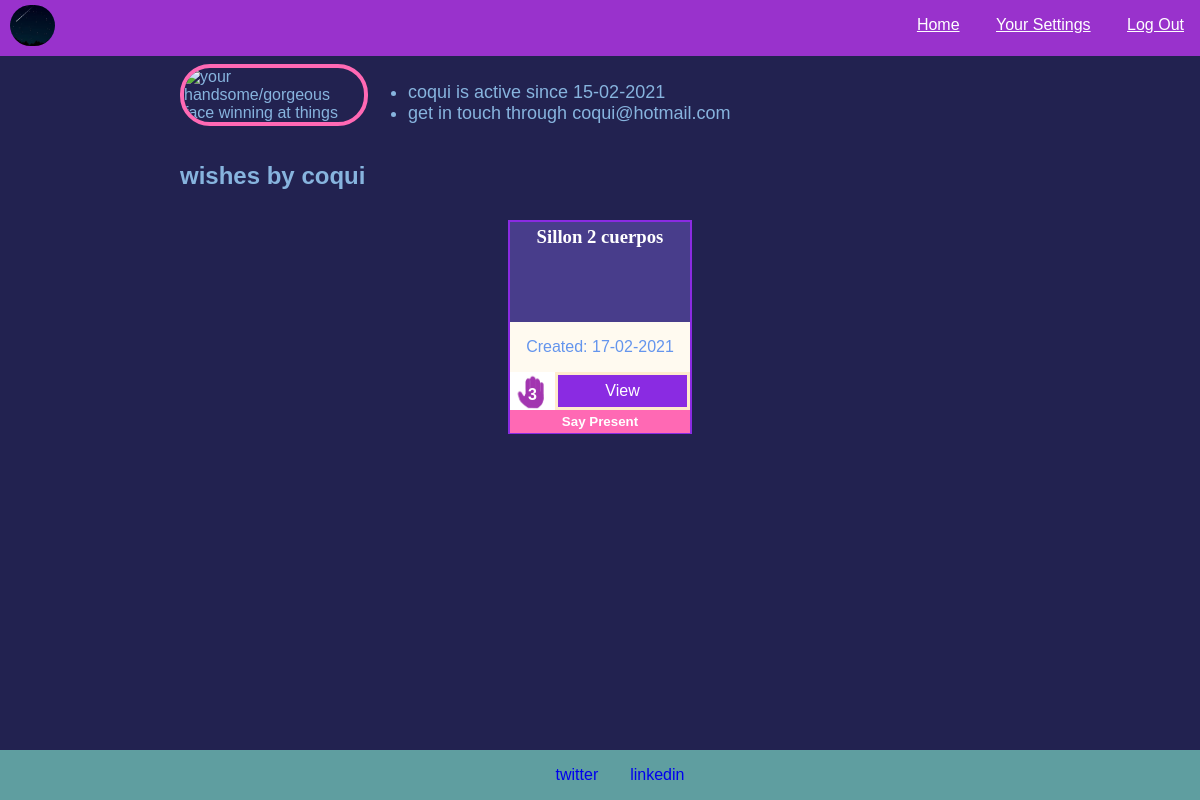
Screenshot of /user/12/wishes with the database file from the repository.
### app.py (models this page shows)
class User(db.Model):
    id = db.Column(db.Integer, primary_key=True)
    username = db.Column(db.String(20), nullable=False)
    password = db.Column(db.String(100), nullable=False)
    email = db.Column(db.String(40), nullable=False)
    active = db.Column(db.DateTime, default=datetime.now)
    products = db.relationship("Product", backref="user")

class Product(db.Model):
    id = db.Column(db.Integer, primary_key=True)
    name = db.Column(db.String(50), nullable=False)
    link = db.Column(db.Text, nullable=False)
    store = db.Column(db.String(5), nullable=False) # puede ser nullable esto?
    additional = db.Column(db.String(140))
    user_id = db.Column(db.Integer, db.ForeignKey("user.id"), nullable=False)
    created =  db.Column(db.DateTime, default=datetime.now)

### app.py (the view)
@app.route("/user/<int:id>/wishes", methods = ["GET", "POST"])
def view_user(id):
    if request.method == "POST":
        visitor = session["user_id"]
        card_id = request.form.get("card_id")
        print(f"This is the id of the present you postulated to: {card_id}")
        candidate = Candidate(
            product_id = card_id,
            candidate_id = visitor
        )
        db.session.add(candidate)
        db.session.commit()
        visitor_info =  User.query.filter_by(id=visitor).first()
        receptor_info = User.query.filter_by(id=id).first()
        print(receptor_info.email)
        bodymsg = f"You have a candidate for one of your wishes, {visitor_info.username}! \nYou can reach out at {visitor_info.email}. \nwishlist team"
        msg = Message("News for you!",
            sender='wishlist.app.arg@gmail.com',
            recipients=[f"{receptor_info.email}"])
        msg.body = bodymsg
        mail.send(msg)
        flash(f"You've postulated to the wish #{card_id}")
        return redirect("/")
    else:
        visited_user = User.query.get_or_404(id)
        print(f"Name of visited user: {visited_user.username}.\n * Visited_user products:\n{visited_user.products}")
        vu_cards = visited_user.products # does not filter checked-out products
        is_available = []
        for prod in vu_cards:
            checked = Checked.query.filter_by(product_id = prod.id).first()
            if checked==None:
                is_available.append(prod)
        cards_dict = {}
        for card in is_available:
            count = len(Candidate.query.filter_by(product_id=card.id).all())
            dk = str(card.id)
            cards_dict[dk] = count
        return render_template("viewuser.html", user=visited_user, counter=cards_dict, available=is_available)

### app.py (called while the page is built)
@app.template_filter()
def datetimeformat(date, format='%d-%m-%Y'):
    return date.strftime(format)

@app.after_request
def after_request(response):
    response.headers["Cache-Control"] = "no-cache, no-store, must-revalidate"
    response.headers["Expires"] = 0
    response.headers["Pragma"] = "no-cache"
    return response

### templates/viewuser.html (shortened to what this page needs)
{% extends 'base.html' %}
{% block main %}
<div class="feature">
  <div class="feature-img">
    <img src="/static/images/{{user.id}}.jpg" alt="your handsome/gorgeous face winning at things" class="profile-pic">
  </div>
  <div class="feature-text">
    <ul>
      <li>{{user.username}} is active since {{user.active|datetimeformat}}</li>
      <li>get in touch through {{user.email}}</li>
    </ul>
  </div>
</div>
<h2>wishes by {{user.username}}</h2>
{% if user.products|length>0 %}
  <div class="cards-container">
      {% for card in user.products %}
      {% if card in available %}
      <div class="visited-card">
        <h3 class="card-title">{{card.name}}</h3>
        <p>Created: {{card.created|datetimeformat}}</p>
        <div class="card-info-div">
          <div class="count-div">{{counter[(card.id)|string]}}</div>
          <button onclick="window.open('{{card.link}}','_blank');" class="view-btn" type="button">View</button>
        </div>
        <form action="{{url_for('view_user', id=user.id)}}" method="POST">
          <input type="submit" value="Say Present" class="card-submit-btn">
        </form>
      </div>
      {% endif %}
      {% endfor %}
  </div>
{% else %}
<p>No wishes here [:1]</p>
{% endif %}
{% endblock %}

### static/styles.css (style rules this page uses)
body, html { margin:0; height:100%; position:relative; }
.feature { display:flex; justify-items:space-between; }
.feature-text { font-size:large; }
.profile-pic { max-width:180px; border-radius:30px; border:4px solid hotpink; }
.cards-container { display:flex; flex-direction:row; justify-content:space-evenly; flex-wrap:wrap; }
.visited-card { position:relative; width:180px; height:210px; border:2px solid blueviolet; text-align:center; margin:10px 5px; }
.card-info-div { width:100%; position:relative; display:flex; }
.count-div { width: 25%; height:38px; display:inline-block; line-height:45px; color:white; font-weight: bold; background-image:url("../static/images/manocasera.png"); background-size:cover; }
.view-btn { display:inline; width:75%; background-color:blueviolet; border:3px solid blanchedalmond; color:white; font-size:16px; }
.card-title { height:100px; background-color: darkslateblue; color:white; font-family:tahoma; font-weight: bolder; line-height:30px; margin:0; }
.card p, .visited-card p { background-color:floralwhite; color:cornflowerblue; height:50px; line-height:50px; margin:0; }
.card-submit-btn { display:block; width:100%; border:3px solid hotpink; background-color: hotpink; color:white; font-weight: bold; }

### rows the page displays
User: username "coqui", active "15-02-2021", email "coqui@hotmail.com"
Product: name "Sillon 2 cuerpos", created "17-02-2021", counter "3"
